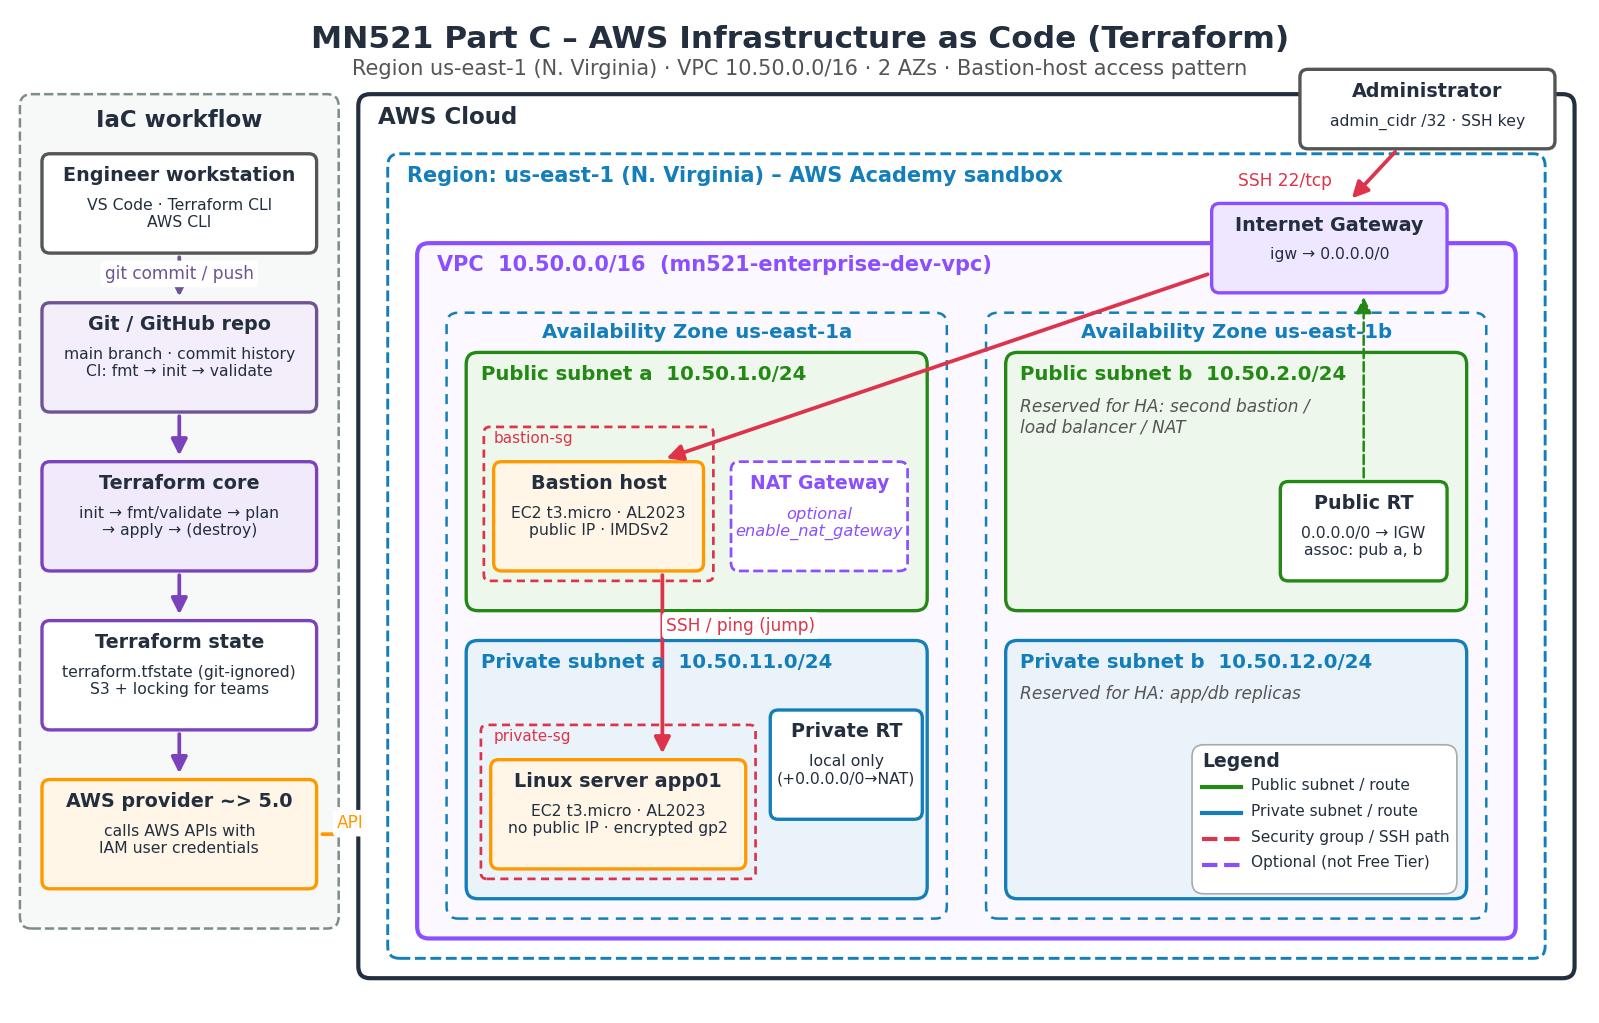

This chart was generated by the following Python code:
"""Generates docs/architecture.png - AWS architecture for MN521 Part C."""
import matplotlib.pyplot as plt
from matplotlib.patches import FancyBboxPatch, FancyArrowPatch

fig, ax = plt.subplots(figsize=(13.5, 8.6), dpi=150)
ax.set_xlim(0, 160)
ax.set_ylim(0, 100)
ax.axis("off")

INK = "#232F3E"


def box(x, y, w, h, edge, face="white", ls="-", lw=1.8, r=1.2):
    ax.add_patch(FancyBboxPatch((x, y), w, h, boxstyle=f"round,pad=0,rounding_size={r}",
                                linewidth=lw, edgecolor=edge, facecolor=face, linestyle=ls))


def label(x, y, text, size=10, weight="normal", color=INK, ha="left", va="top", style="normal"):
    ax.text(x, y, text, fontsize=size, fontweight=weight, color=color, ha=ha, va=va,
            fontstyle=style, family="DejaVu Sans")


def node(x, y, w, h, title, sub, edge, face):
    box(x, y, w, h, edge, face, lw=1.6, r=0.8)
    label(x + w / 2, y + h - 1.2, title, 9.2, "bold", ha="center")
    label(x + w / 2, y + h - 4.4, sub, 7.5, ha="center")


def arrow(p1, p2, color=INK, ls="-", text=None, toff=(0, 1.2), rad=0.0, lw=1.8):
    ax.add_patch(FancyArrowPatch(p1, p2, arrowstyle="-|>", mutation_scale=16, color=color,
                                 linewidth=lw, linestyle=ls, connectionstyle=f"arc3,rad={rad}"))
    if text:
        mx, my = (p1[0] + p2[0]) / 2 + toff[0], (p1[1] + p2[1]) / 2 + toff[1]
        ax.text(mx, my, text, fontsize=8.2, color=color, ha="center", va="bottom",
                bbox=dict(boxstyle="round,pad=0.25", fc="white", ec="none"))


# ---------------- Title ----------------
label(80, 99, "MN521 Part C – AWS Infrastructure as Code (Terraform)", 15, "bold", ha="center")
label(80, 95.6, "Region us-east-1 (N. Virginia) · VPC 10.50.0.0/16 · 2 AZs · Bastion-host access pattern",
      10, ha="center", color="#555")

# ---------------- Left: IaC workflow ----------------
box(0.5, 8, 32.5, 84, "#7F8C8D", "#F7F9F9", ls="--", lw=1.2)
label(16.75, 90.5, "IaC workflow", 11, "bold", ha="center")
node(2.75, 76, 28, 10, "Engineer workstation", "VS Code · Terraform CLI\nAWS CLI", "#555", "#FFFFFF")
node(2.75, 60, 28, 11, "Git / GitHub repo", "main branch · commit history\nCI: fmt → init → validate", "#6E5494", "#F3EEF9")
node(2.75, 44, 28, 11, "Terraform core", "init → fmt/validate → plan\n→ apply → (destroy)", "#7B42BC", "#F1EAFB")
node(2.75, 28, 28, 11, "Terraform state", "terraform.tfstate (git-ignored)\nS3 + locking for teams", "#7B42BC", "#FFFFFF")
node(2.75, 12, 28, 11, "AWS provider ~> 5.0", "calls AWS APIs with\nIAM user credentials", "#FF9900", "#FFF6E8")
arrow((16.75, 76), (16.75, 71.2), "#6E5494", text="git commit / push", toff=(0, -0.6))
arrow((16.75, 60), (16.75, 55.2), "#7B42BC")
arrow((16.75, 44), (16.75, 39.2), "#7B42BC")
arrow((16.75, 28), (16.75, 23.2), "#7B42BC")
arrow((30.9, 17.5), (37.5, 17.5), "#FF9900", text="API", toff=(0, 0.2))

# ---------------- AWS Cloud / Region ----------------
box(35, 3, 124, 89, INK, "#FFFFFF", lw=2)
label(37, 90.8, "AWS Cloud", 11, "bold")
box(38, 5, 118, 81, "#147EBA", "#FFFFFF", ls="--", lw=1.4)
label(40, 84.8, "Region: us-east-1 (N. Virginia) – AWS Academy sandbox", 10, "bold", color="#147EBA")

# VPC
box(41, 7, 112, 70, "#8C4FFF", "#FBF9FF", lw=2)
label(43, 75.8, "VPC  10.50.0.0/16  (mn521-enterprise-dev-vpc)", 10, "bold", color="#8C4FFF")

# Internet gateway on VPC edge
node(122, 72, 24, 9, "Internet Gateway", "igw → 0.0.0.0/0", "#8C4FFF", "#EFE6FF")

# Admin outside
node(131, 86.5, 26, 8, "Administrator", "admin_cidr /32 · SSH key", "#555", "#FFFFFF")

# AZ columns
for i, (x, az) in enumerate([(44, "us-east-1a"), (99, "us-east-1b")]):
    box(x, 9, 51, 61, "#147EBA", "none", ls=(0, (4, 3)), lw=1.2)
    label(x + 25.5, 69, f"Availability Zone {az}", 9.5, "bold", color="#147EBA", ha="center")

# Public subnets
box(46, 40, 47, 26, "#248814", "#EEF7EC", lw=1.6)
label(47.5, 64.8, "Public subnet a  10.50.1.0/24", 9.5, "bold", color="#248814")
box(101, 40, 47, 26, "#248814", "#EEF7EC", lw=1.6)
label(102.5, 64.8, "Public subnet b  10.50.2.0/24", 9.5, "bold", color="#248814")
label(102.5, 61.5, "Reserved for HA: second bastion /\nload balancer / NAT", 8.2, color="#555", style="italic")

# Private subnets
box(46, 11, 47, 26, "#147EBA", "#EAF3FA", lw=1.6)
label(47.5, 35.8, "Private subnet a  10.50.11.0/24", 9.5, "bold", color="#147EBA")
box(101, 11, 47, 26, "#147EBA", "#EAF3FA", lw=1.6)
label(102.5, 35.8, "Private subnet b  10.50.12.0/24", 9.5, "bold", color="#147EBA")
label(102.5, 32.5, "Reserved for HA: app/db replicas", 8.2, color="#555", style="italic")

# Bastion in public a (security group outline)
box(47.8, 43, 23.4, 15.5, "#DD344C", "none", ls=(0, (3, 2)), lw=1.3, r=0.6)
label(48.8, 58.1, "bastion-sg", 7.3, color="#DD344C")
node(48.8, 44, 21.4, 11, "Bastion host", "EC2 t3.micro · AL2023\npublic IP · IMDSv2", "#FF9900", "#FFF6E8")

# Optional NAT
box(73, 44, 18, 11, "#8C4FFF", "#FFFFFF", ls="--", lw=1.3, r=0.8)
label(82, 53.8, "NAT Gateway", 9, "bold", ha="center", color="#8C4FFF")
label(82, 50.5, "optional\nenable_nat_gateway", 7.8, ha="center", color="#8C4FFF", style="italic")

# Private EC2
box(47.5, 13, 28, 15.5, "#DD344C", "none", ls=(0, (3, 2)), lw=1.3, r=0.6)
label(48.8, 28.1, "private-sg", 7.3, color="#DD344C")
node(48.5, 14, 26, 11, "Linux server app01", "EC2 t3.micro · AL2023\nno public IP · encrypted gp2", "#FF9900", "#FFF6E8")

# Route tables
node(77, 19, 15.5, 11, "Private RT", "local only\n(+0.0.0.0/0→NAT)", "#147EBA", "#FFFFFF")
node(129, 43, 17, 10, "Public RT", "0.0.0.0/0 → IGW\nassoc: pub a, b", "#248814", "#FFFFFF")

# Arrows
arrow((141, 86.5), (136, 81.2), "#DD344C", text="SSH 22/tcp", toff=(-9, -1.5))
arrow((122, 74), (66, 55.2), "#DD344C")
arrow((66, 44), (66, 25.2), "#DD344C", text="SSH / ping (jump)", toff=(8, 3.0))
arrow((137.5, 53), (137.5, 72), "#248814", ls="--", lw=1.2)

# Legend
lx, ly = 121, 20
box(lx - 1, ly - 8.5, 27, 15, "#AAA", "#FFFFFF", lw=0.8)
label(lx, ly + 5.8, "Legend", 9, "bold")
for j, (c, t, ls) in enumerate([("#248814", "Public subnet / route", "-"),
                                 ("#147EBA", "Private subnet / route", "-"),
                                 ("#DD344C", "Security group / SSH path", "--"),
                                 ("#8C4FFF", "Optional (not Free Tier)", "--")]):
    yy = ly + 2.2 - j * 2.6
    ax.plot([lx, lx + 4], [yy, yy], color=c, lw=2, ls=ls)
    label(lx + 5, yy + 1, t, 7.4)

plt.savefig("docs/architecture.png", bbox_inches="tight", facecolor="white")
print("saved")
